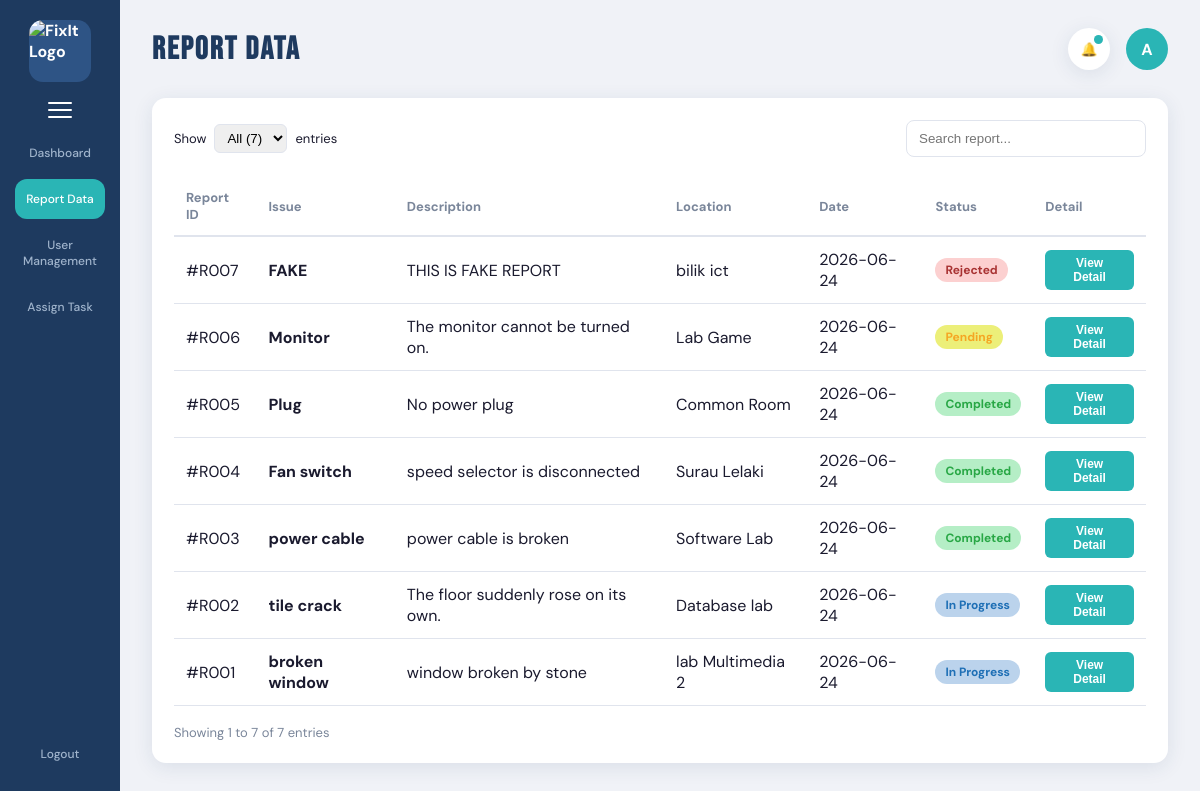
The page /report-data.php (signed in) on the database its author committed.
### tables this page shows
CREATE TABLE `report` (
  `reportID` varchar(100) NOT NULL,
  `adminID` varchar(50) DEFAULT NULL,
  `userID` varchar(50) NOT NULL,
  `staffID` varchar(50) DEFAULT NULL,
  `title` varchar(150) DEFAULT NULL,
  `description` text DEFAULT NULL,
  `DateReported` datetime DEFAULT current_timestamp(),
  `status` enum('Pending','In Progress','Completed','Rejected') DEFAULT 'Pending',
  `location` varchar(255) DEFAULT NULL,
  `attachment` varchar(255) DEFAULT NULL,
  `proof_photo` varchar(255) DEFAULT NULL,
  `reject_reason` text DEFAULT NULL
);

### report-data.php (the view, shortened to what this page needs)
<?php
require 'db_connect.php';
$all_reports = mysqli_query($conn, "
    SELECT r.*, u.name AS user_name, u.phone AS user_phone, u.email AS user_email
    FROM report r
    LEFT JOIN user u ON r.userID = u.userID
    ORDER BY r.reportID DESC
");
$total_count = mysqli_num_rows($all_reports);
$new_query = mysqli_query($conn, "SELECT COUNT(*) as total FROM report WHERE status = 'Pending' AND (staffID IS NULL OR staffID = '')");
$new_reports_count = mysqli_fetch_assoc($new_query)['total'] ?? 0;
$admin_name = $_SESSION['name'] ?? 'Admin';
$avatar_letter = strtoupper(substr($admin_name, 0, 1));
?>
<!DOCTYPE html>
<html lang="en">
<head>
    <link rel="stylesheet" href="style.css">
</head>
<body>
    <aside class="sidebar">
        <div class="sidebar-logo">
            <img src="FixIt_Logo.png" alt="FixIt Logo">
        </div>
        <button class="sidebar-menu-btn">
            <span></span><span></span><span></span>
        </button>
        <nav>
            <a href="dashboard.php" class="nav-item">Dashboard</a>
            <a href="report-data.php" class="nav-item active">Report Data</a>
            <a href="user-management.php" class="nav-item">User Management</a>
            <a href="assign-task.php" class="nav-item">Assign Task</a>
        </nav>
        <a href="logout.php" class="nav-item">Logout</a>
    </aside>
    <main class="main">
        <header class="topbar">
            <h1 class="topbar-title">REPORT DATA</h1>
            <div class="topbar-actions">
                <button class="icon-btn">
                    🔔
                    <?php if ($new_reports_count > 0): ?>
                        <span class="notif-dot"></span>
                    <?php endif; ?>
                </button>
                <div class="avatar"><?php echo $avatar_letter; ?></div>
            </div>
        </header>
        <section class="table-card">
            <div class="table-controls">
                <div class="show-entries">
                    Show
                    <select id="entriesSelect">
                        <option value="<?php echo $total_count; ?>">All (<?php echo $total_count; ?>)</option>
                    </select>
                    entries
                </div>
                <div class="search-box">
                    <input type="text" id="searchInput" placeholder="Search report...">
                </div>
            </div>
            <table>
                <thead>
                    <tr>
                        <th>Report ID</th>
                        <th>Issue</th>
                        <th>Description</th>
                        <th>Location</th>
                        <th>Date</th>
                        <th>Status</th>
                        <th>Detail</th>
                    </tr>
                </thead>
                <tbody id="reportTable">
                    <?php if($total_count > 0): ?>
                        <?php while($row = mysqli_fetch_assoc($all_reports)): ?>
                        <?php
                            $is_assigned = !empty($row['staffID']);
                            $is_pending = ($row['status'] ?? 'Pending') === 'Pending';
                            $show_new_tag = !$is_assigned && $is_pending;
                        ?>
                        <tr id="row-<?php echo $row['reportID']; ?>">
                            <td>#<?php echo $row['reportID']; ?></td>
                            <td>
                                <strong><?php echo htmlspecialchars($row['title'] ?? ''); ?></strong>
                            </td>
                            <td><?php echo htmlspecialchars($row['description'] ?? ''); ?></td>
                            <td><?php echo htmlspecialchars($row['location'] ?? ''); ?></td>
                            <td><?php echo isset($row['DateReported']) ? date('Y-m-d', strtotime($row['DateReported'])) : date('Y-m-d'); ?></td>
                            <td>
                                <?php
                                $status = $row['status'] ?? 'Pending';
                                $badge_class = 'badge-pending';
                                if($status == 'In Progress') $badge_class = 'badge-inprogress';
                                if($status == 'Completed') $badge_class = 'badge-completed';
                                if($status == 'Rejected') $badge_class = 'badge-rejected';
                                ?>
                                <span class="status-badge <?php echo $badge_class; ?>">
                                    <?php echo htmlspecialchars($status); ?>
                                </span>
                            </td>
                            <td>
                                <button type="button" class="view-detail-btn"
                                    data-reportid="<?php echo htmlspecialchars($row['reportID']); ?>"
                                    data-name="<?php echo htmlspecialchars($row['user_name'] ?? 'N/A'); ?>"
                                    data-phone="<?php echo htmlspecialchars($row['user_phone'] ?? 'N/A'); ?>"
                                    data-email="<?php echo htmlspecialchars($row['user_email'] ?? 'N/A'); ?>"
                                    data-title="<?php echo htmlspecialchars($row['title'] ?? ''); ?>"
                                    data-description="<?php echo htmlspecialchars($row['description'] ?? ''); ?>"
                                    data-location="<?php echo htmlspecialchars($row['location'] ?? ''); ?>"
                                    data-status="<?php echo htmlspecialchars($status); ?>"
                                    data-proof="<?php echo htmlspecialchars($row['proof_photo'] ?? ''); ?>"
                                    data-isnew="<?php echo $show_new_tag ? '1' : '0'; ?>">
                                    View Detail
                                </button>
                            </td>
                        </tr>
                        <?php endwhile; ?>
                    <?php else: ?>
                        <tr>
                            <td colspan="7" style="text-align: center; color: #888; padding: 20px;">No records found in the database.</td>
                        </tr>
                    <?php endif; ?>
                </tbody>
            </table>
            <div class="table-footer">
                <span>Showing 1 to <?php echo $total_count; ?> of <?php echo $total_count; ?> entries</span>
            </div>
        </section>
    </main>
</body>
</html>

### style.css (style rules this page uses)
:root { --sidebar-bg: #1e3a5f; --primary: #1e3a5f; --teal: #2ab5b5; --card-blue: #1e3a5f; --card-yellow: #f5c842; --card-pink: #f5a0a0; --card-green: #7ecb7e; --bg: #f0f2f7; --white: #ffffff; --text: #1a1a2e; --text-muted: #7a869a; --border: #e0e4ed; --status-green: #28a745; --status-yellow: #f5a623; --status-blue: #1e6fb5; --status-red: #a83232; --shadow: 0 4px 20px rgba(30, 58, 95, .10); --radius: 14px; }
* { margin: 0; padding: 0; box-sizing: border-box; }
body { font-family: 'DM Sans', sans-serif; background: var(--bg); color: var(--text); display: flex; min-height: 100vh; }
a { text-decoration: none; }
.sidebar { width: 120px; background: var(--sidebar-bg); position: fixed; top: 0; left: 0; bottom: 0; display: flex; flex-direction: column; align-items: center; padding: 20px 0; z-index: 100; }
.sidebar-logo { width: 62px; height: 62px; background: #2e5485; border-radius: 14px; display: flex; justify-content: center; align-items: center; color: #fff; font-weight: 700; margin-bottom: 20px; }
.sidebar-logo img { width: 100%; height: 100%; object-fit: cover; border-radius: 14px; }
.sidebar-menu-btn { border: none; background: none; cursor: pointer; display: flex; flex-direction: column; gap: 5px; margin-bottom: 15px; }
.sidebar-menu-btn span { width: 24px; height: 2px; background: white; border-radius: 5px; }
.sidebar nav { width: 100%; display: flex; flex-direction: column; align-items: center; }
.nav-item { width: 90px; text-align: center; padding: 12px 8px; margin-bottom: 6px; border-radius: 12px; color: #a0b4cc; font-size: 12px; font-weight: 500; transition: .3s; }
.nav-item.active { background: var(--teal); color: white; }
.main { flex: 1; margin-left: 120px; padding: 28px 32px; }
.topbar { display: flex; justify-content: space-between; align-items: center; margin-bottom: 28px; }
.topbar-title { font-size: 32px; letter-spacing: 2px; font-family: 'Bebas Neue', sans-serif; color: var(--primary); }
.topbar-actions { display: flex; align-items: center; gap: 16px; }
.icon-btn { width: 42px; height: 42px; border: none; border-radius: 50%; background: white; cursor: pointer; display: flex; justify-content: center; align-items: center; position: relative; box-shadow: var(--shadow); }
.notif-dot { width: 9px; height: 9px; position: absolute; top: 7px; right: 7px; border-radius: 50%; background: var(--teal); }
.avatar { width: 42px; height: 42px; border-radius: 50%; background: var(--teal); color: white; display: flex; justify-content: center; align-items: center; font-weight: 700; }
.card, .table-card { background: white; border-radius: var(--radius); box-shadow: var(--shadow); }
.table-card { padding: 22px; }
.table-controls { display: flex; justify-content: space-between; align-items: center; margin-bottom: 20px; }
.show-entries { display: flex; align-items: center; gap: 8px; font-size: 13px; }
.show-entries select { border: 1px solid var(--border); border-radius: 6px; padding: 5px 8px; }
.search-box { width: 240px; }
.search-box input { width: 100%; border: 1px solid var(--border); border-radius: 8px; padding: 10px 12px; outline: none; }
table { width: 100%; border-collapse: collapse; }
thead th { text-align: left; padding: 12px; border-bottom: 2px solid var(--border); color: var(--text-muted); font-size: 13px; }
tbody td { padding: 12px; border-bottom: 1px solid var(--border); }
.status-badge { display: inline-block; padding: 4px 10px; border-radius: 20px; font-size: 12px; font-weight: 700; }
.badge-completed { background: #b5eec6; color: var(--status-green); }
.badge-pending { background: #ecef79; color: var(--status-yellow); }
.badge-inprogress { background: #bbd3ec; color: var(--status-blue); }
.badge-rejected { background: #fcd0d0; color: #a83232; }
.table-footer { display: flex; justify-content: space-between; align-items: center; margin-top: 18px; font-size: 13px; color: var(--text-muted); }
.view-detail-btn { background: var(--teal); color: white; border: none; border-radius: 6px; padding: 6px 14px; font-size: 12px; font-weight: 600; cursor: pointer; transition: opacity 0.15s; }

### rows shown on the page
report: reportID "R007", title "FAKE", description "THIS IS FAKE REPORT", location "bilik ict", DateReported "2026-06-24", status "Rejected"
report: reportID "R006", title "Monitor", description "The monitor cannot be turned on.", location "Lab Game", DateReported "2026-06-24", status "Pending"
report: reportID "R005", title "Plug", description "No power plug", location "Common Room", DateReported "2026-06-24", status "Completed"
report: reportID "R004", title "Fan switch", description "speed selector is disconnected", location "Surau Lelaki", DateReported "2026-06-24", status "Completed"
report: reportID "R003", title "power cable", description "power cable is broken", location "Software Lab", DateReported "2026-06-24", status "Completed"
report: reportID "R002", title "tile crack", description "The floor suddenly rose on its own.", location "Database lab", DateReported "2026-06-24", status "In Progress"
report: reportID "R001", title "broken window", description "window broken by stone", location "lab Multimedia 2", DateReported "2026-06-24", status "In Progress"

### other values the page prints
$avatar_letter "A"
$total_count "7"
